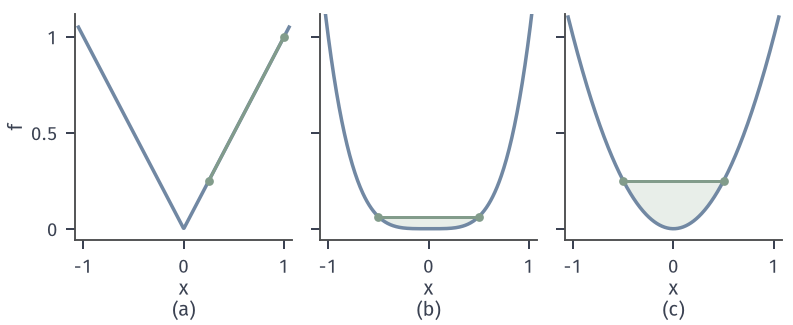

Source code (Python):
from pathlib import Path
import sys
ROOT = next(p for p in Path(__file__).resolve().parents if (p/'build.sh').is_file() and (p/'tex/book.tex').is_file())
sys.path.insert(0, str(ROOT/'figures/00-shared/mathematical-preliminaries-upper/00-shared/comprehension-figures'))
from support import figure, save, BLUE, GREEN, YELLOW, RED, PURPLE, INK, MUTED, GRID, BLUE_FILL, GREEN_FILL, YELLOW_FILL, RED_FILL, PURPLE_FILL
import numpy as np
HERE = Path(__file__).resolve().parent
STROKE = '#4C4D4F'
def panel(fig, left, right, top, bottom, wspace):
    fig.set_layout_engine(None)
    fig.subplots_adjust(left=left, right=right, top=top, bottom=bottom, wspace=wspace)
def tags(fig, axes):
    for ax, s in zip(axes, ('(a)', '(b)', '(c)', '(d)')):
        p = ax.get_position(); fig.text((p.x0+p.x1)/2, .015, s, ha='center', va='bottom')

# 弦与图像的间隔：|x| 上为零，x^4 很小，x^2 按距离平方。
fig, axes = figure(width_mm=112, height_mm=46, ncols=3, sharey=True)
panel(fig, .095, .985, .955, .26, .13)
fs=[lambda x:np.abs(x),lambda x:x**4,lambda x:x**2]
ends=[(.25,1.0),(-.5,.5),(-.5,.5)]
for ax,f,(u,v) in zip(axes,fs,ends):
    x=np.linspace(-1.05,1.05,400); ax.plot(x,f(x),color=BLUE,lw=1.4,zorder=2)
    xs=np.linspace(u,v,200); ch=f(u)+(f(v)-f(u))/(v-u)*(xs-u)
    ax.fill_between(xs,f(xs),ch,facecolor=GREEN_FILL,edgecolor='none',zorder=0)
    ax.plot([u,v],[f(u),f(v)],color=GREEN,lw=1.2,zorder=3); ax.plot([u,v],[f(u),f(v)],'o',ms=3.5,color=GREEN,mew=0,zorder=4)
    ax.set_xlim(-1.08,1.08); ax.set_ylim(-.06,1.12); ax.set_xticks([-1,0,1]); ax.set_yticks([0,.5,1]); ax.set_yticklabels(['0','0.5','1']); ax.set_xlabel('$x$',labelpad=1)
axes[0].set_ylabel('$f$',labelpad=2)
tags(fig, axes)
save(fig, HERE, 'figure', {'a':'|x| chord .25..1','b':'x^4 chord -.5...5','c':'x^2 chord -.5...5'})
